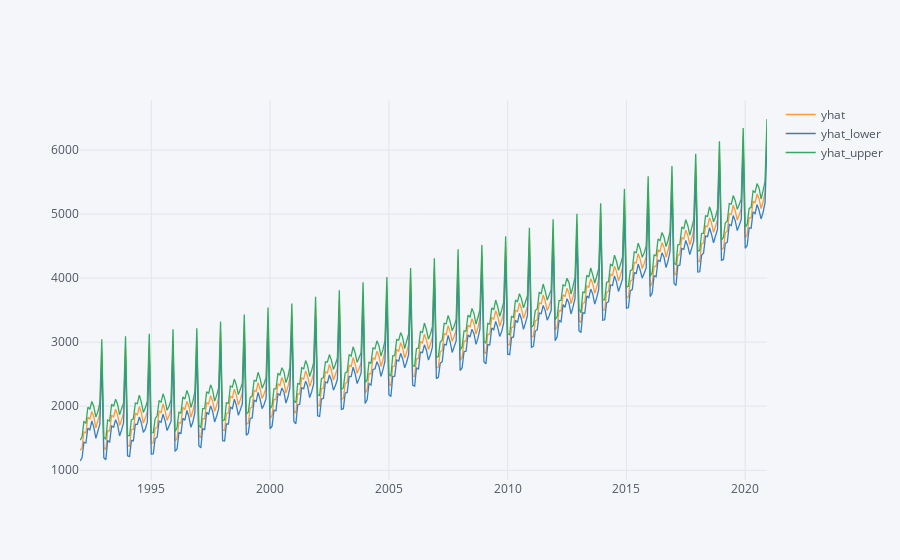

Notebook code cell kept with this figure:
### Code cell
forecast[['ds', 'yhat', 'yhat_lower', 'yhat_upper']].iplot(kind='line',x='ds')

### Figure 1 — Plotly figure (JSON) as saved in the notebook; plotly's stock layout.template omitted (floating-point values rounded to 4 significant figures; data arrays with more than 128 entries replaced by an {"elided": "..."} marker saying what was removed)
{"data": [{"line": {"color": "rgba(255, 153, 51, 1.0)", "dash": "solid", "shape": "linear", "width": 1.3}, "mode": "lines", "name": "yhat", "text": "", "type": "scatter", "x": {"elided": "348 str values"}, "y": {"elided": "348 float values"}}, {"line": {"color": "rgba(55, 128, 191, 1.0)", "dash": "solid", "shape": "linear", "width": 1.3}, "mode": "lines", "name": "yhat_lower", "text": "", "type": "scatter", "x": {"elided": "348 str values"}, "y": {"elided": "348 float values"}}, {"line": {"color": "rgba(50, 171, 96, 1.0)", "dash": "solid", "shape": "linear", "width": 1.3}, "mode": "lines", "name": "yhat_upper", "text": "", "type": "scatter", "x": {"elided": "348 str values"}, "y": {"elided": "348 float values"}}], "layout": {"autosize": true, "legend": {"bgcolor": "#F5F6F9", "font": {"color": "#4D5663"}}, "paper_bgcolor": "#F5F6F9", "plot_bgcolor": "#F5F6F9", "title": {"font": {"color": "#4D5663"}}, "xaxis": {"autorange": true, "gridcolor": "#E1E5ED", "range": ["1992-01-01", "2020-12-01"], "showgrid": true, "tickfont": {"color": "#4D5663"}, "title": {"font": {"color": "#4D5663"}, "text": ""}, "type": "date", "zerolinecolor": "#E1E5ED"}, "yaxis": {"autorange": true, "gridcolor": "#E1E5ED", "range": [847.7, 6782.0], "showgrid": true, "tickfont": {"color": "#4D5663"}, "title": {"font": {"color": "#4D5663"}, "text": ""}, "type": "linear", "zerolinecolor": "#E1E5ED"}}}
